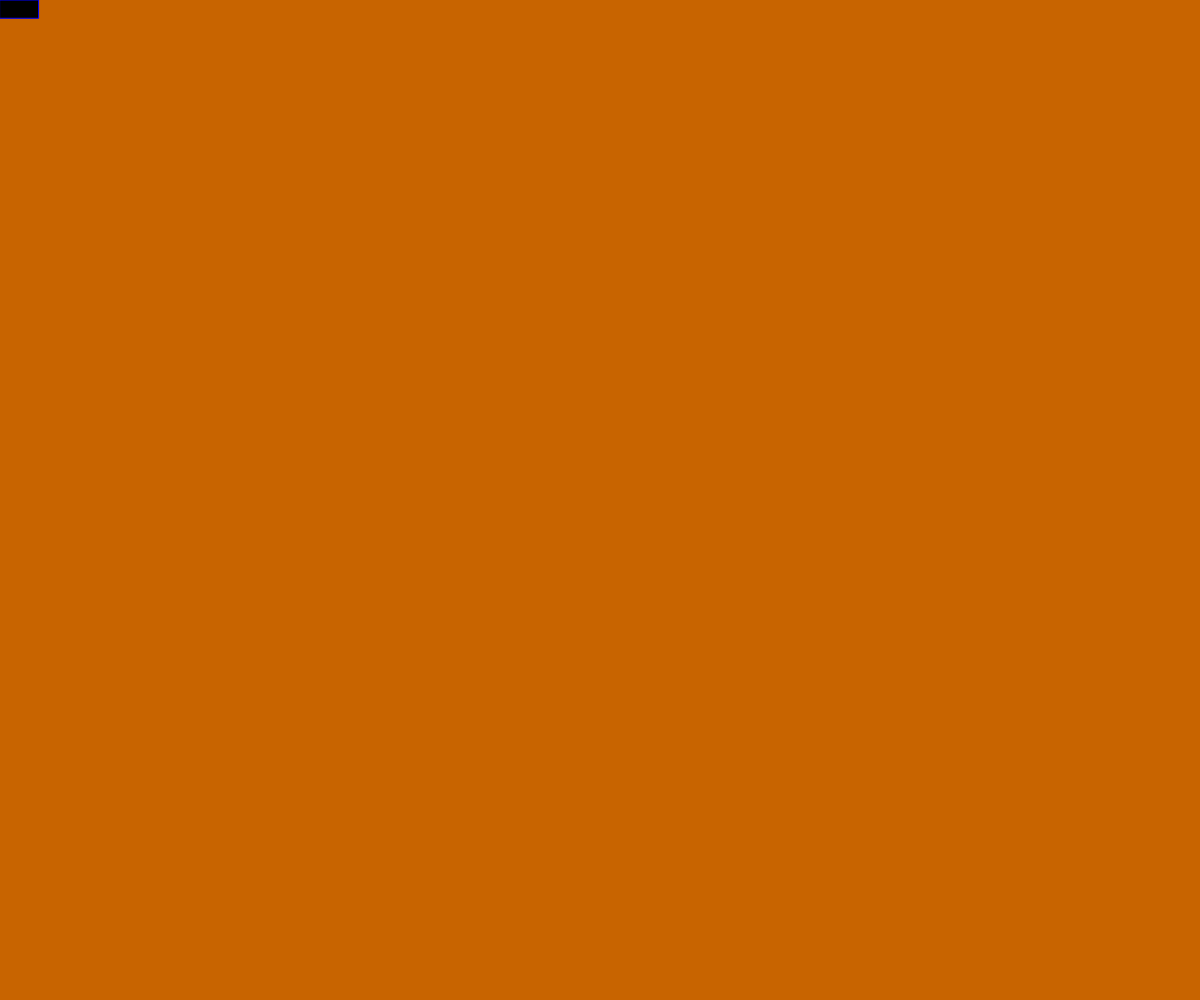
Frame 1 (no input)
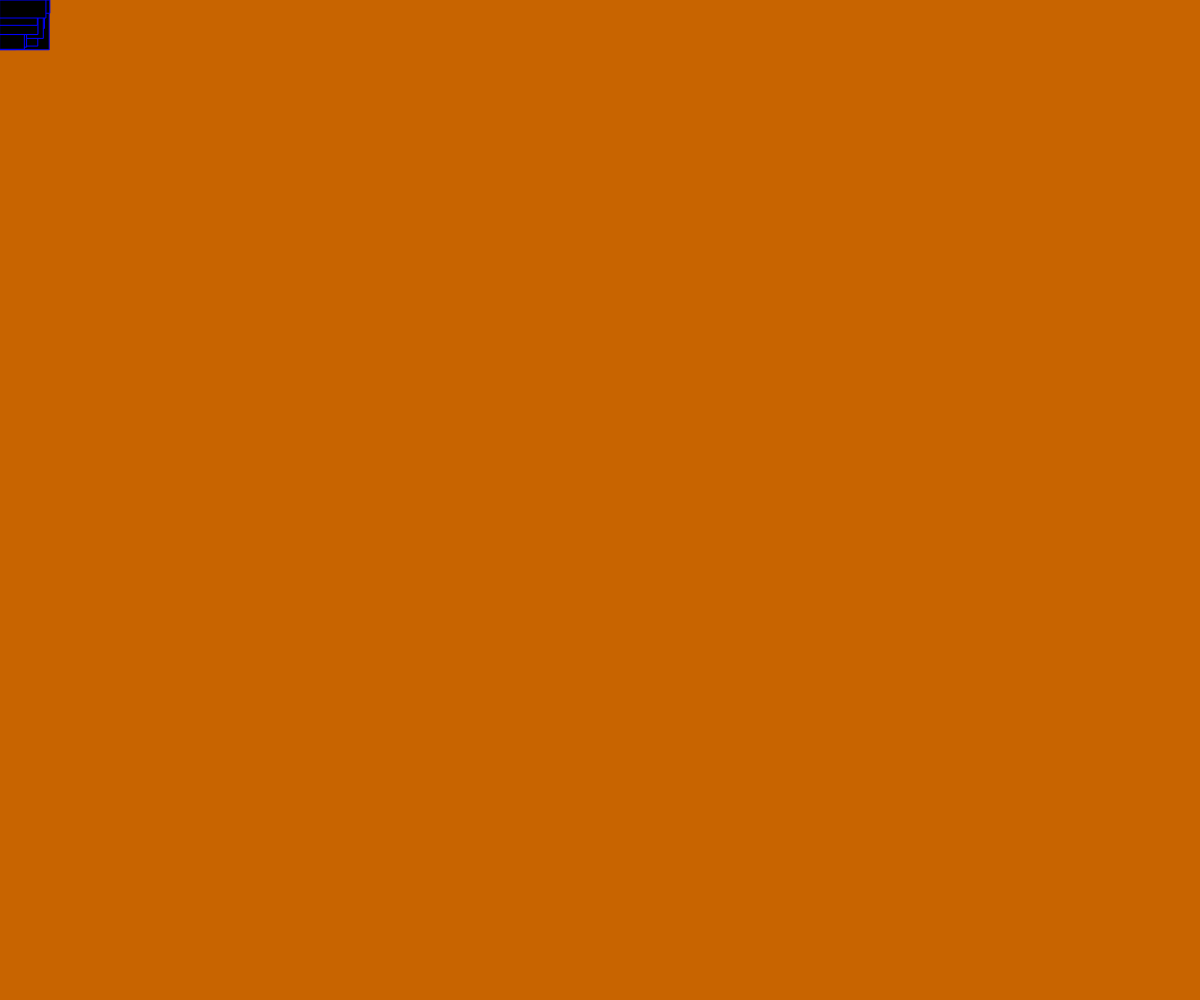
Frame 60 (no input)
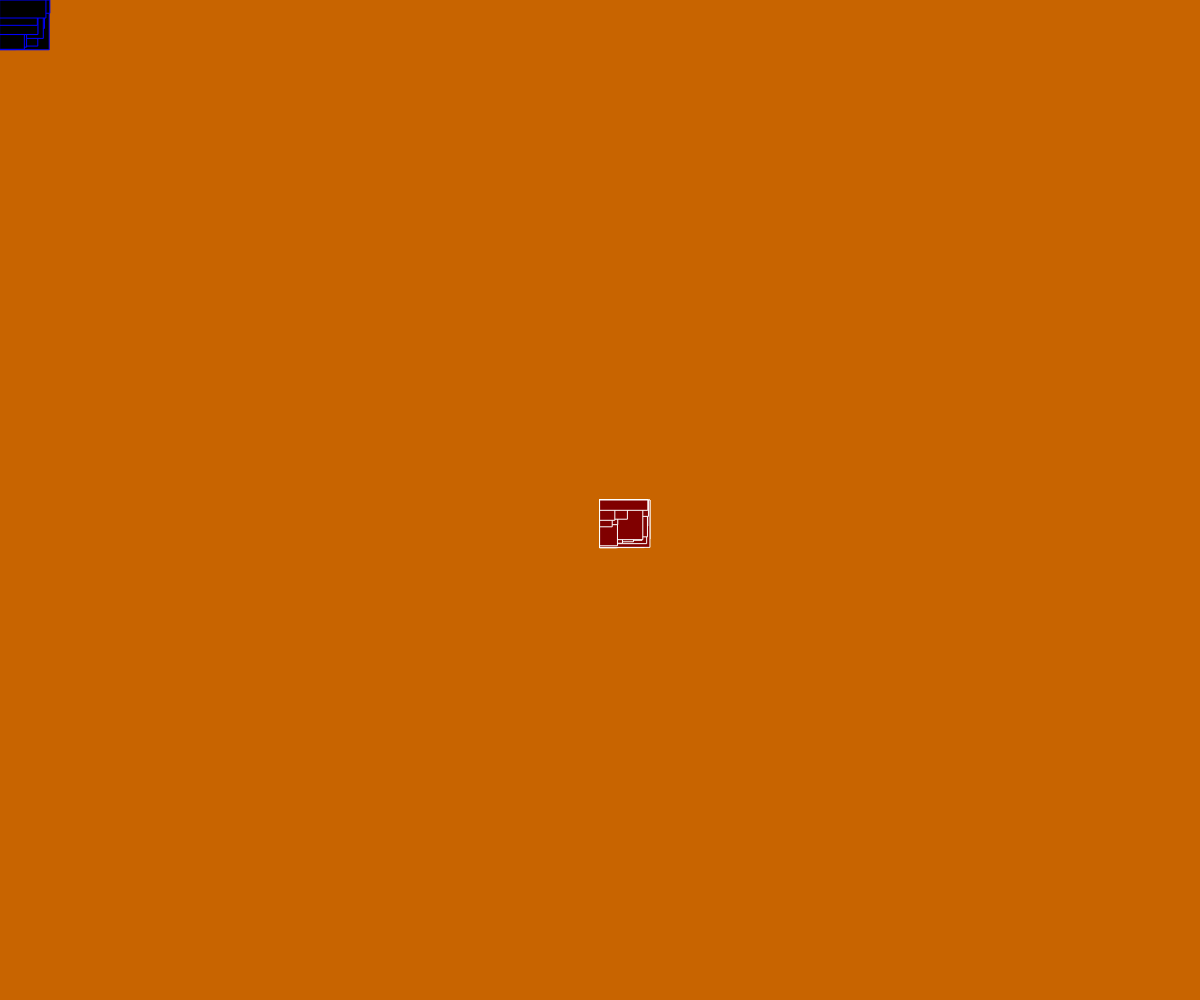
Frame 120 (the mouse pressed at the canvas centre since frame 60)

The p5.js sketch that drew these frames (run headless with seeded random() and noise() and a simulated clock; from frame 60 on, the mouse is pressed at the canvas centre):

// p5.js sketch
// ── sketch.js
function setup() {createCanvas ( innerWidth, innerHeight);
 background (200,100,0)
}

function draw () {

 //background (0,200, 100);
//line ( x1, y1, x2, y2);

let red= map(mouseX, 0, width, 0, 255)
fill(red, 0, 0)
strokeWeight(1)
stroke(mouseX, mouseY, 255)

 rect(mouseX, mouseY, random (10,50), random(10,50));

//text `$[mouseX}. ${mouseY}`, mouseX, mouseY]
}

function windowResized () {
    resizeCanvas(innerWidth,innerHeight)
}
// ── style.css
/* html { 
    cursor: none;
} */
canvas {
    position:fixed;
    top: 0;
    left:0;
    z-index: -1;
}
